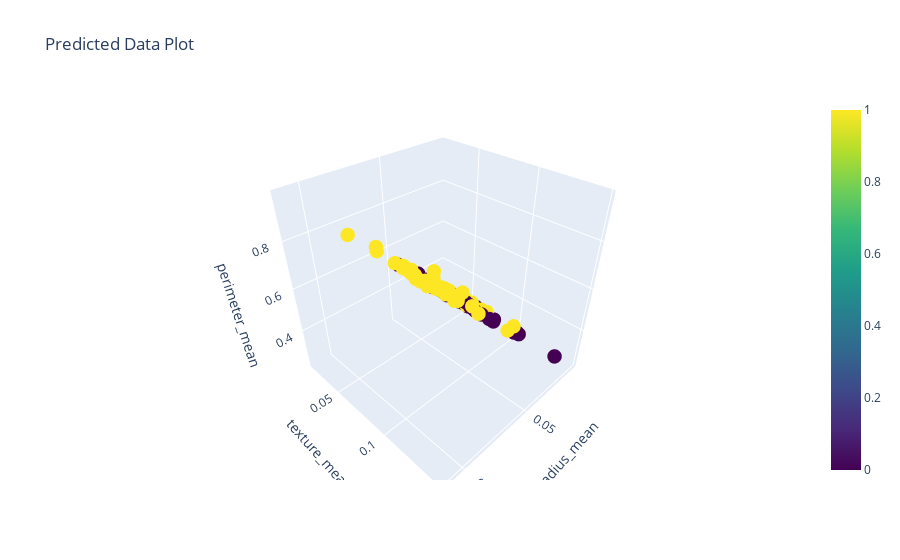

Write notebook code for a chart like this one.
### Code cell
fig = go.Figure()

# Add scatter trace for actual points with labels
fig.add_trace(go.Scatter3d(
    x=x_test[selected_features[0]],
    y=x_test[selected_features[1]],
    z=x_test[selected_features[2]],
    mode='markers',
    marker=dict(size=5, color=y_test, colorscale='Viridis', showscale=True),
    text=y_test,  # Hover text to show labels
    hoverinfo="text",
    name='Predicted'
))

# Update layout with axis labels and title
fig.update_layout(
    title='Predicted Data Plot',
    scene=dict(
        xaxis_title=selected_features[0],
        yaxis_title=selected_features[1],
        zaxis_title=selected_features[2]
    )
)

fig.show()

### Figure 1 — Plotly figure (JSON) as saved in the notebook; plotly's stock layout.template omitted (floating-point values rounded to 4 significant figures; data arrays with more than 128 entries replaced by an {"elided": "..."} marker saying what was removed)
{"data": [{"hoverinfo": "text", "marker": {"color": {"elided": "171 int values"}, "colorscale": [[0, "#440154"], [0.1111, "#482878"], [0.2222, "#3e4989"], [0.3333, "#31688e"], [0.4444, "#26828e"], [0.5556, "#1f9e89"], [0.6667, "#35b779"], [0.7778, "#6ece58"], [0.8889, "#b5de2b"], [1, "#fde725"]], "showscale": true, "size": 5}, "mode": "markers", "name": "Predicted", "text": {"elided": "171 float values"}, "type": "scatter3d", "x": {"elided": "171 float values"}, "y": {"elided": "171 float values"}, "z": {"elided": "171 float values"}}], "layout": {"scene": {"xaxis": {"title": {"text": "radius_mean"}}, "yaxis": {"title": {"text": "texture_mean"}}, "zaxis": {"title": {"text": "perimeter_mean"}}}, "title": {"text": "Predicted Data Plot"}}}
